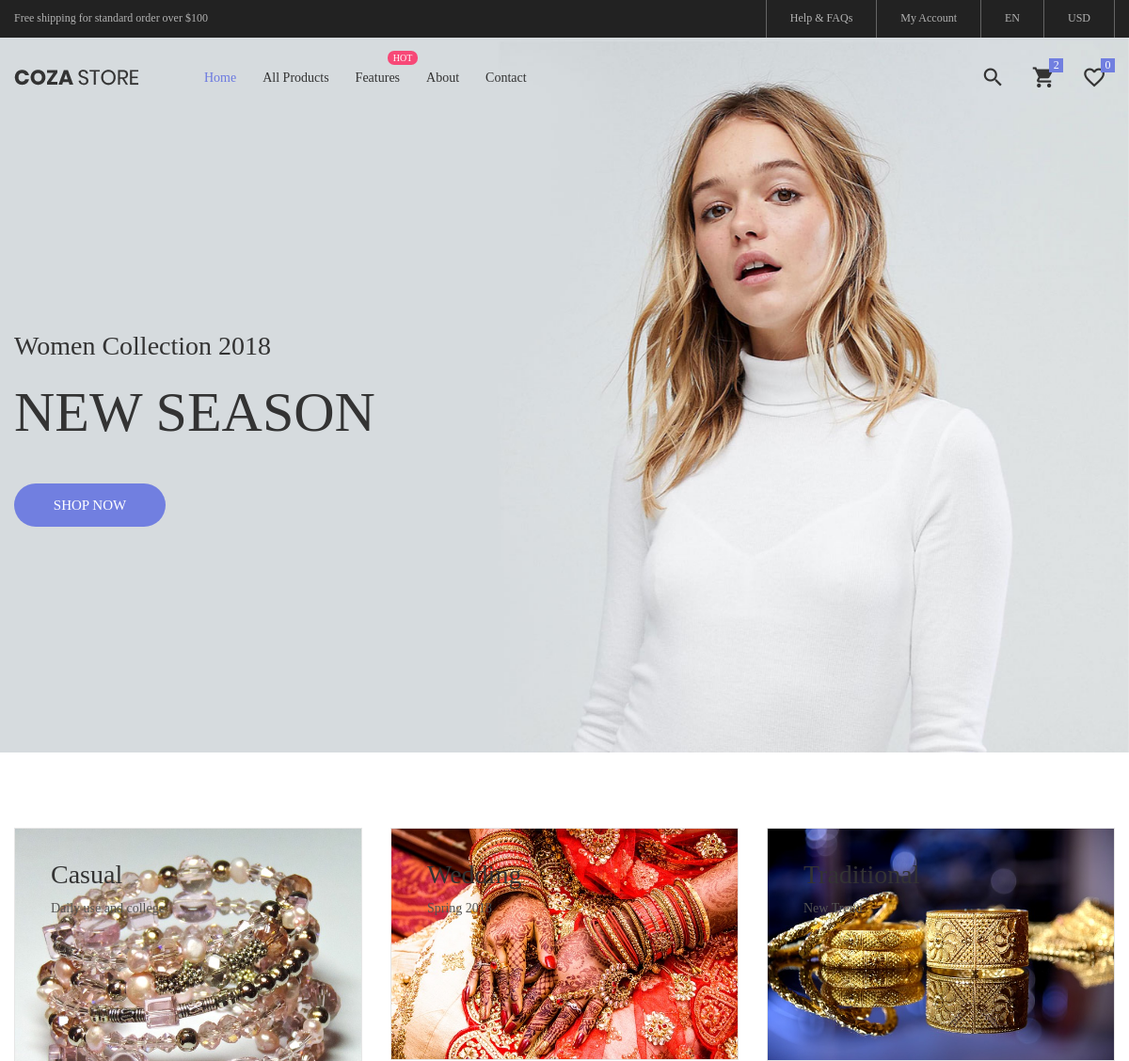
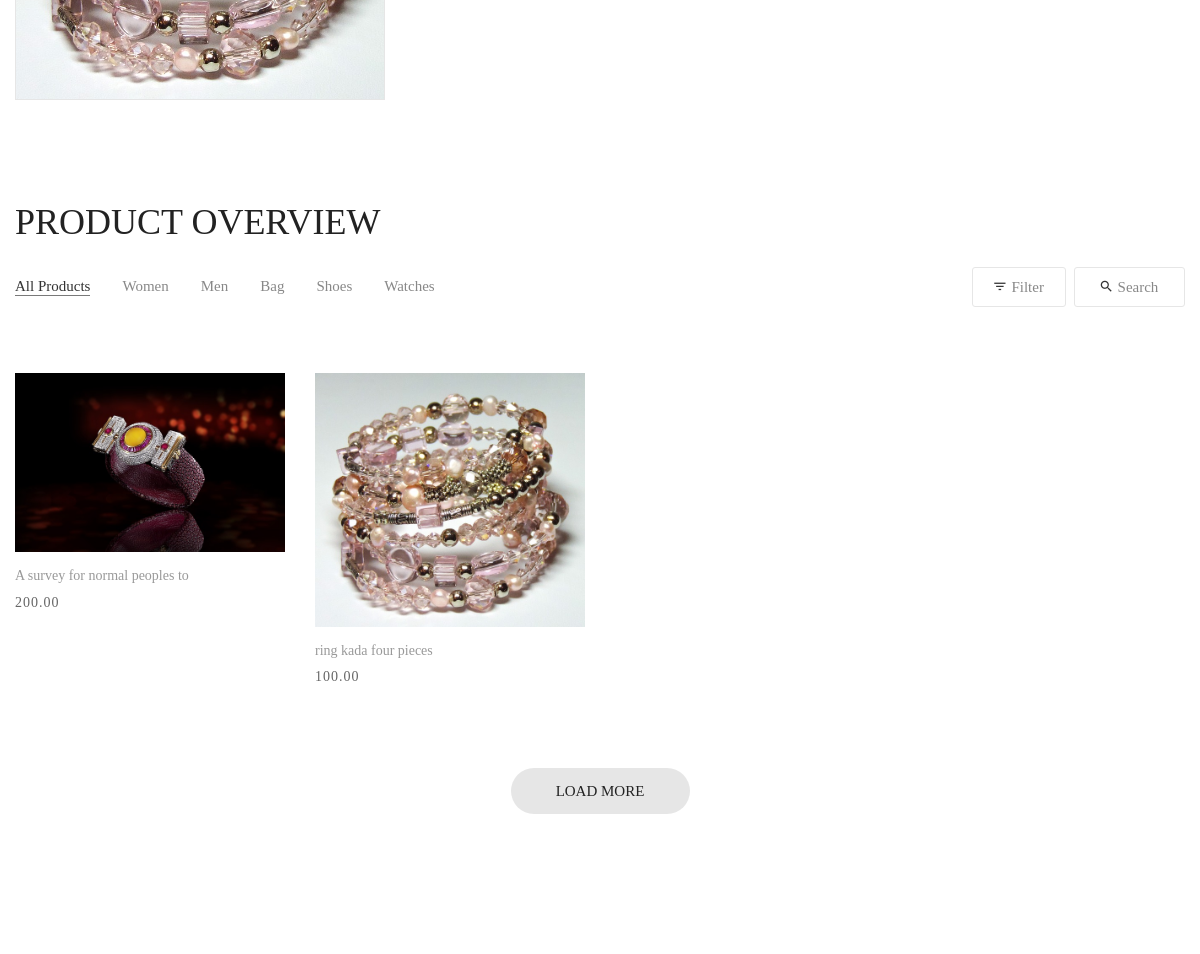
Screenshot of / (signed in) with the database file from the repository (2 pictures, top to bottom).
### products/models.py (models this page shows, shortened)
class Product(models.Model):
    PREFERENCE_CHOICES = ((1, 'Excellent'), (2, 'Very Good'), (3, 'Good'), (4, 'Average'))
    name = models.CharField(max_length=16)
    slug = models.SlugField(blank=True, null=True)
    headline = models.CharField(max_length=48)
    details = models.TextField(blank=True)
    price = models.DecimalField(max_digits=6, decimal_places=2)
    actual_price = models.DecimalField(max_digits=6, decimal_places=2)
    sizes = models.ManyToManyField(Size)
    colors = models.ManyToManyField(Color)
    preference = models.PositiveSmallIntegerField(default=2, choices=PREFERENCE_CHOICES)
    current_ocassion = models.BooleanField(default=False)
    categories = models.ManyToManyField(Category)
    tag = models.CharField(max_length=5, blank=True)
    available_pieces = models.PositiveSmallIntegerField(default=100)
    out_of_stock = models.BooleanField(default=False)
    created_on = models.DateTimeField(auto_now_add=True)
    updated_on = models.DateTimeField(auto_now=True)
    active = models.BooleanField(default=True)
    objects = ProductManager()
    @property
    def get_display_name(self):
        return self.headline
    @property
    def get_price(self):
        return self.price
    @property
    def get_base_photo_url(self):
        return self.productphoto_set.get(base_photo=True).photo.url
    @property
    def get_colors(self):
        return self.colors.all()
    @property
    def get_sizes(self):
        return self.sizes.all()
    @property
    def get_detail_view_url(self):
        return reverse_lazy('products:detail', kwargs={'product_id': self.id})

class ProductPhoto(models.Model):
    photo = models.ImageField(upload_to='products/product_photos/')
    color = models.ForeignKey(Color, on_delete=models.PROTECT)
    position = models.ForeignKey(PhotoPosition, on_delete=models.PROTECT)
    product = models.ForeignKey('Product', on_delete=models.PROTECT)
    base_photo = models.BooleanField(default=False)

### portal/views.py (the view)
# urls.py: url(r'^$', views.update, name='home'),
@allow_lazy_user
def home(request):
    context = {}
    context['new_products'] = Product.objects.new_products()
    context['preferred_products'] = Product.objects.preferred_products()
    context['cart'] = Cart.objects.get_request_cart(request)
    return render(request, "portal/home.html", context)

### carts/managers.py (called while the page is built)
    def get_request_cart(self, request):
        cart = self.get_or_create(user_id=request.user.id, ordered=False)[0]
        return cart

### carts/models.py (called while the page is built)
def upgrade_total(sender, instance, *args, **kwargs):
    total = instance.entry_set.all().aggregate(Sum('amount')).get('amount__sum', 0.00)
    total = 0.00 if total is None else total
    if instance.total != total:
        instance.total = total
        instance.save()

    @property
    def get_entries(self):
        return self.entry_set.all()

    @property
    def get_total(self):
        return self.total

### products/managers.py (called while the page is built)
    def preferred_products(self):
        return self.order_by('-preference')

    def new_products(self):
        return self.order_by('-created_on')

    def get_queryset(self):
        return ProductQueryset(self.model, using=self.db)

    def preferred_products(self):
        return self.get_queryset().preferred_products()

    def new_products(self):
        return self.get_queryset().new_products()

### products/models.py (called while the page is built)
    @property
    def get_text(self):
        return self.abbrevation

### portal/templates/portal/home.html (shortened to what this page needs)
{% extends "portal/base.html" %}
{% load static %}
{% block content %}
	<section class="section-slide">
		<div class="wrap-slick1">
			<div class="slick1">
				<div class="item-slick1" style="background-image: url({% static "images/slide-01.jpg" %});">
					<div class="container h-full">
						<div class="flex-col-l-m h-full p-t-100 p-b-30 respon5">
							<div class="layer-slick1 animated visible-false" data-appear="fadeInDown" data-delay="0">
								<span class="ltext-101 cl2 respon2">
									Women Collection 2018
								</span>
							</div>
							<div class="layer-slick1 animated visible-false" data-appear="fadeInUp" data-delay="800">
								<h2 class="ltext-201 cl2 p-t-19 p-b-43 respon1">
									NEW SEASON
								</h2>
							</div>
							<div class="layer-slick1 animated visible-false" data-appear="zoomIn" data-delay="1600">
								<a href="product.html" class="flex-c-m stext-101 cl0 size-101 bg1 bor1 hov-btn1 p-lr-15 trans-04">
									Shop Now
								</a>
							</div>
						</div>
					</div>
				</div>
			</div>
		</div>
	</section>
	<div class="sec-banner bg0 p-t-80 p-b-50">
		<div class="container">
			<div class="row">
				<div class="col-md-6 col-xl-4 p-b-30 m-lr-auto">
					<div class="block1 wrap-pic-w">
						<img src="{% static "img/casual.jpg" %}" alt="IMG-BANNER">
						<a href="product.html" class="block1-txt ab-t-l s-full flex-col-l-sb p-lr-38 p-tb-34 trans-03 respon3">
							<div class="block1-txt-child1 flex-col-l">
								<span class="block1-name ltext-102 trans-04 p-b-8">
									Casual
								</span>
								<span class="block1-info stext-102 trans-04">
									Daily use and college
								</span>
							</div>
						</a>
					</div>
				</div>
				<div class="col-md-6 col-xl-4 p-b-30 m-lr-auto">
					<div class="block1 wrap-pic-w">
						<img src="{% static "img/wedding.jpg" %}" alt="IMG-BANNER">
						<a href="product.html" class="block1-txt ab-t-l s-full flex-col-l-sb p-lr-38 p-tb-34 trans-03 respon3">
							<div class="block1-txt-child1 flex-col-l">
								<span class="block1-name ltext-102 trans-04 p-b-8">
									Wedding
								</span>
								<span class="block1-info stext-102 trans-04">
									Spring 2018
								</span>
							</div>
						</a>
					</div>
				</div>
				<div class="col-md-6 col-xl-4 p-b-30 m-lr-auto">
					<div class="block1 wrap-pic-w">
						<img src="{% static "img/traditional.jpg" %}" alt="IMG-BANNER">
						<a href="product.html" class="block1-txt ab-t-l s-full flex-col-l-sb p-lr-38 p-tb-34 trans-03 respon3">
							<div class="block1-txt-child1 flex-col-l">
								<span class="block1-name ltext-102 trans-04 p-b-8">
									Traditional
								</span>
								<span class="block1-info stext-102 trans-04">
									New Trend
								</span>
							</div>
						</a>
					</div>
				</div>
			</div>
		</div>
	</div>
	<section class="bg0 p-t-23 p-b-140">
		<div class="container">
			<div class="p-b-10">
				<h3 class="ltext-103 cl5">
					Product Overview
				</h3>
			</div>
			<div class="flex-w flex-sb-m p-b-52">
				<div class="flex-w flex-l-m filter-tope-group m-tb-10">
					<button class="stext-106 cl6 hov1 bor3 trans-04 m-r-32 m-tb-5 how-active1" data-filter="*">
						All Products
					</button>
					<button class="stext-106 cl6 hov1 bor3 trans-04 m-r-32 m-tb-5" data-filter=".women">
						Women
					</button>
					<button class="stext-106 cl6 hov1 bor3 trans-04 m-r-32 m-tb-5" data-filter=".men">
						Men
					</button>
					<button class="stext-106 cl6 hov1 bor3 trans-04 m-r-32 m-tb-5" data-filter=".bag">
						Bag
					</button>
					<button class="stext-106 cl6 hov1 bor3 trans-04 m-r-32 m-tb-5" data-filter=".shoes">
						Shoes
					</button>
					<button class="stext-106 cl6 hov1 bor3 trans-04 m-r-32 m-tb-5" data-filter=".watches">
						Watches
					</button>
				</div>
				<div class="flex-w flex-c-m m-tb-10">
					<div class="flex-c-m stext-106 cl6 size-104 bor4 pointer hov-btn3 trans-04 m-r-8 m-tb-4 js-show-filter">
						<i class="icon-filter cl2 m-r-6 fs-15 trans-04 zmdi zmdi-filter-list"></i>
						 Filter
					</div>
					<div class="flex-c-m stext-106 cl6 size-105 bor4 pointer hov-btn3 trans-04 m-tb-4 js-show-search">
						<i class="icon-search cl2 m-r-6 fs-15 trans-04 zmdi zmdi-search"></i>
						Search
					</div>
				</div>
			</div>
			<div class="row isotope-grid">
                {% for product in new_products %}
                    <div class="col-sm-6 col-md-4 col-lg-3 p-b-35 isotope-item men">
                        <div class="block2">
                            <div class="block2-pic hov-img0">
                                <img src="{{ product.get_base_photo_url }}" alt="IMG-PRODUCT">
                            </div>
                            <div class="block2-txt flex-w flex-t p-t-14">
                                <div class="block2-txt-child1 flex-col-l ">
                                    <a href="{{ product.get_detail_view_url }}" class="stext-104 cl4 hov-cl1 trans-04 js-name-b2 p-b-6">
                                        {{ product.get_display_name }}
                                    </a>
                                    <span class="stext-105 cl3">
                                        {{ product.get_price }}
                                    </span>
                                </div>
                            </div>
                        </div>
                    </div>
                {% endfor %}
			</div>
			<div class="flex-c-m flex-w w-full p-t-45">
				<a href="#" class="flex-c-m stext-101 cl5 size-103 bg2 bor1 hov-btn1 p-lr-15 trans-04">
					Load More
				</a>
			</div>
		</div>
	</section>
{% endblock %}

### portal/static/css/main.css (style rules this page uses)
.container { max-width: 1380px; }
@media (max-width: 1600px) { .container { max-width: 1200px; } }
.slick-slide { outline: none !important; }
.wrap-slick1 { position: relative; }
.item-slick1 { height: calc(100vh - 40px); background-size: cover; background-repeat: no-repeat; background-position: center center; }
.block1 { position: relative; border: 1px solid #e6e6e6; }
.block1-txt { background-color: rgba(103,117,214,0.0); }
.block1-name { color: #333; }
.block1-info { color: #555; }
.block2-pic { position: relative; }
.block2-txt-child1 { width: calc(100% - 30px); }
.cl0 { color: #fff; }
.cl2 { color: #333; }
.cl3 { color: #666; }
.cl4 { color: #999; }
.cl5 { color: #222; }
.cl6 { color: #888; }
.stext-101 { font-family: Poppins-Medium; font-size: 15px; line-height: 1.466667; text-transform: uppercase; }
.stext-102 { font-family: Poppins-Regular; font-size: 14px; line-height: 1.7; }
.stext-104 { font-family: Poppins-Regular; font-size: 14px; line-height: 1.466667; }
.stext-105 { font-family: Poppins-Regular; font-size: 14px; line-height: 1.466667; letter-spacing: 1px; }
.stext-106 { font-family: Poppins-Regular; font-size: 15px; line-height: 1.2; }
.ltext-101 { font-family: Poppins-Regular; font-size: 28px; line-height: 1.2857; }
.ltext-102 { font-family: Poppins-Bold; font-size: 28px; line-height: 1.1; }
.ltext-103 { font-family: Poppins-Bold; font-size: 36px; line-height: 1.1; text-transform: uppercase; }
.ltext-201 { font-family: PlayfairDisplay-Bold; font-size: 60px; line-height: 1.1; text-transform: uppercase; }
.size-101 { min-width: 161px; height: 46px; }
.size-103 { min-width: 179px; height: 46px; }
.size-104 { min-width: 94px; height: 40px; }
.size-105 { min-width: 111px; height: 40px; }
.bg0 { background-color: #fff; }
.bg1 { background-color: #717fe0; }
.bg2 { background-color: #e6e6e6; }
.bor1 { border-radius: 23px; }
.bor3 { border-bottom: 1px solid transparent; }
.bor4 { border: 1px solid #e6e6e6; border-radius: 3px; }
.how-active1 { color: #333; border-color: #797979; }
.hov-img0 { display: block; overflow: hidden; }
.hov-img0 img { width: 100%; -webkit-transition: transform 0.9s ease; -o-transition: transform 0.9s ease; -moz-transition: transform 0.9s ease; transition: transform 0.9s ease; }

### rows the page displays
Product: get_base_photo_url (picture), get_display_name "A survey for normal peoples to", get_price "200.00"
Product: get_base_photo_url (picture), get_display_name "ring kada four pieces", get_price "100.00"
